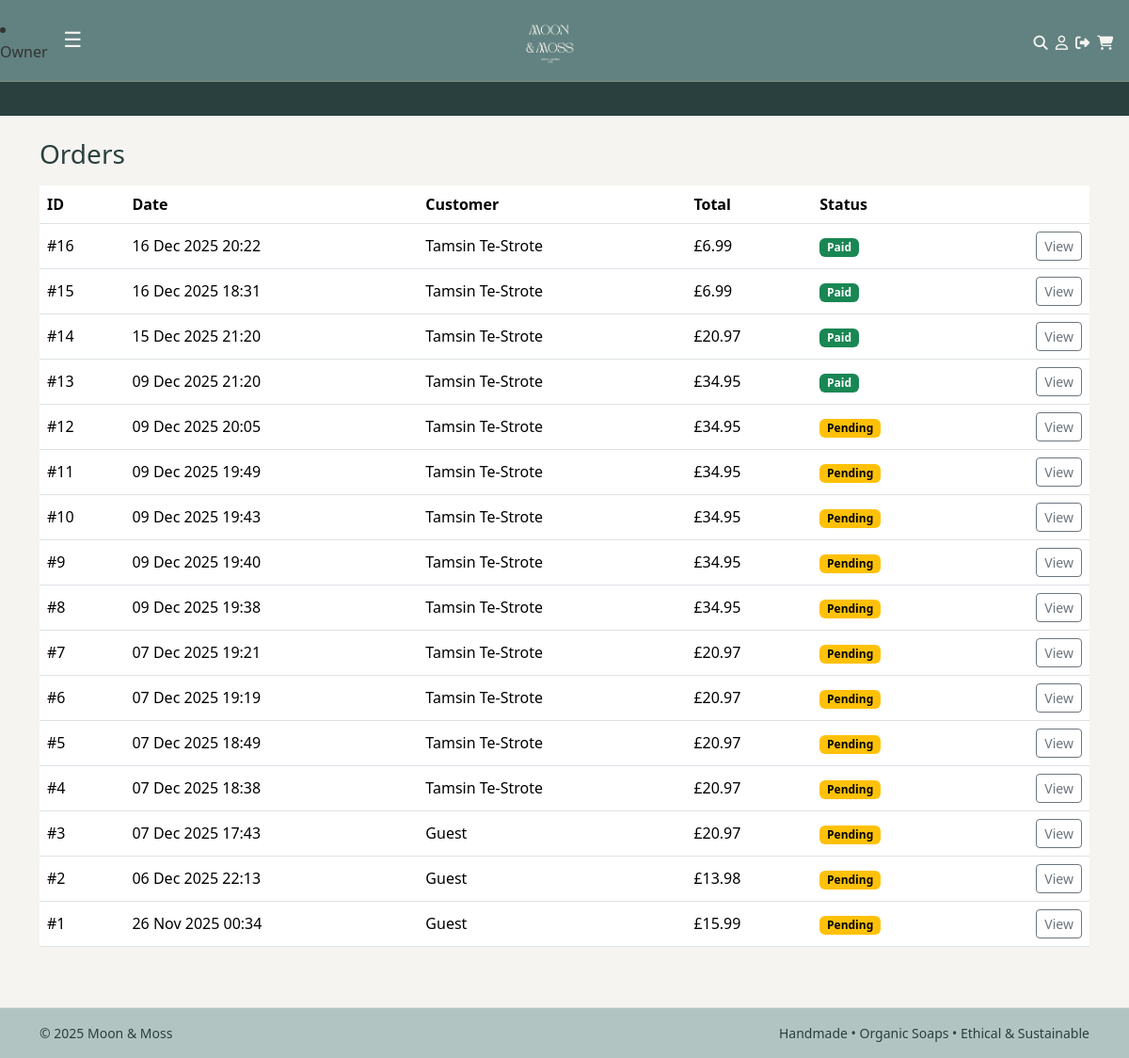
Before: /owner/orders/ (signed in) with the older database file.
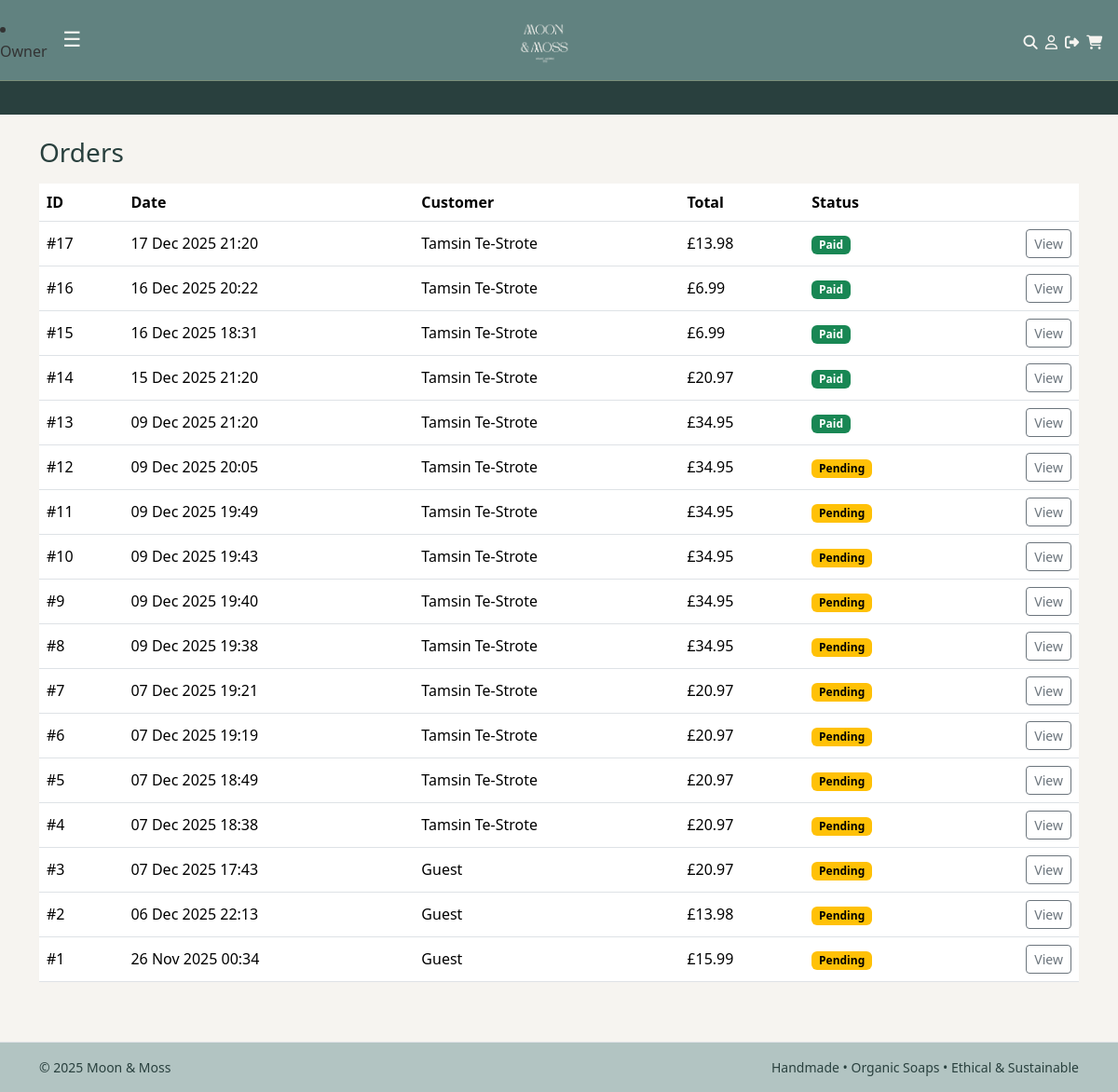
After: the same page with the newer database file.
### checkout/models.py (models this page shows, shortened)
class Order(models.Model):
    PENDING = "PENDING"
    PAID = "PAID"
    FAILED = "FAILED"
    STATUS_CHOICES = [
        (PENDING, "Pending"),
        (PAID, "Paid"),
        (FAILED, "Failed"),
    ]
    user = models.ForeignKey(
        settings.AUTH_USER_MODEL,
        on_delete=models.SET_NULL,
        null=True,
        blank=True,
        related_name="orders",
    )
    full_name = models.CharField(max_length=100, blank=True)
    email = models.EmailField(blank=True)
    address_line1 = models.CharField(max_length=255, blank=True)
    address_line2 = models.CharField(max_length=255, blank=True)
    city = models.CharField(max_length=100, blank=True)
    postcode = models.CharField(max_length=20, blank=True)
    status = models.CharField(
        max_length=10,
        choices=STATUS_CHOICES,
        default=PENDING,
    )
    total = models.DecimalField(max_digits=8, decimal_places=2)
    stripe_session_id = models.CharField(max_length=255, blank=True)
    created_at = models.DateTimeField(auto_now_add=True)
    stock_deducted = models.BooleanField(default=False)

### owner/views.py (the view)
# urls.py: path("owner/orders/", views.orders, name="owner_orders"),
@staff_member_required
def orders(request):
    qs = Order.objects.all().order_by("-created_at")
    return render(request, "owner/orders.html", {"orders": qs})

### owner/templates/owner/orders.html
{% extends "base.html" %}
{% block content %}
<h1 class="h3 mb-3">Orders</h1>
<div class="table-responsive">
  <table class="table align-middle">
    <thead>
      <tr>
        <th>ID</th>
        <th>Date</th>
        <th>Customer</th>
        <th>Total</th>
        <th>Status</th>
        <th></th>
      </tr>
    </thead>
    <tbody>
      {% for o in orders %}
      <tr>
        <td>#{{ o.id }}</td>
        <td>{{ o.created_at|date:"d M Y H:i" }}</td>
        <td>{{ o.full_name|default:o.email|default:"Guest" }}</td>
        <td>£{{ o.total }}</td>
        <td>
          {% if o.status == "PAID" %}
            <span class="badge text-bg-success">Paid</span>
          {% elif o.status == "PENDING" %}
            <span class="badge text-bg-warning">Pending</span>
          {% else %}
            <span class="badge text-bg-danger">Failed</span>
          {% endif %}
        </td>
        <td class="text-end">
          <a class="btn btn-sm btn-outline-secondary" href="{% url 'owner_order_detail' o.id %}">View</a>
        </td>
      </tr>
      {% endfor %}
    </tbody>
  </table>
</div>
{% endblock %}

Changed rows visible on the page:
added Order: id "17", created_at "17 Dec 2025 21:20", full_name "Tamsin Te-Strote", total "13.98", status "Paid"
